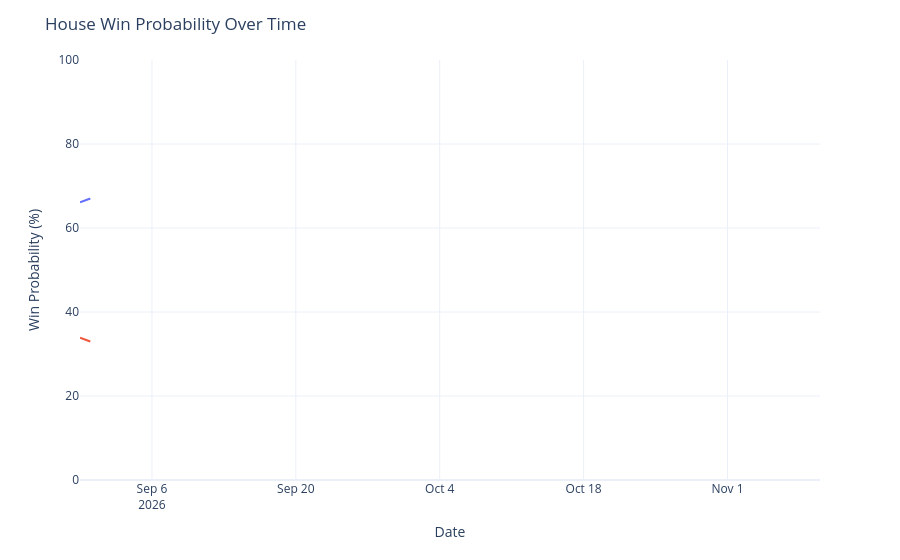

The cell this chart's notebook holds for it:
### Code cell
chance_over_time = output_ts[(output_ts['geo'] == 'US House') &
                             (output_ts['type'] == 'chance')]
chance_over_time['rep_chance'] = chance_over_time['y'].map(lambda x: 100 - x)
chance_over_time = chance_over_time.rename({'y': 'Democrats', 'rep_chance': 'Republicans'}, axis=1)
chance_time_ser = px.line(chance_over_time, x='date', y=['Democrats', 'Republicans'], template='plotly_white')
chance_time_ser.update_traces(hovertemplate="%{y:.1f}%")
chance_time_ser.update_layout(
    xaxis=dict(range=[pd.to_datetime('2026-08-30'), pd.to_datetime('2026-11-10')]),
    yaxis=dict(range=[0, 100]),
    xaxis_title='Date',
    yaxis_title='Win Probability (%)',
    title=dict(text="House Win Probability Over Time"),
    hovermode="x",
    showlegend=False
)
chance_time_ser

### Figure 1 — Plotly figure (JSON) as saved in the notebook; plotly's stock layout.template omitted (floating-point values rounded to 4 significant figures)
{"data": [{"hovertemplate": "%{y:.1f}%", "legendgroup": "Democrats", "line": {"color": "#636efa", "dash": "solid"}, "marker": {"symbol": "circle"}, "mode": "lines", "name": "Democrats", "orientation": "v", "showlegend": true, "type": "scatter", "x": ["2026-08-30", "2026-08-31"], "xaxis": "x", "y": [66.12, 67.02], "yaxis": "y"}, {"hovertemplate": "%{y:.1f}%", "legendgroup": "Republicans", "line": {"color": "#EF553B", "dash": "solid"}, "marker": {"symbol": "circle"}, "mode": "lines", "name": "Republicans", "orientation": "v", "showlegend": true, "type": "scatter", "x": ["2026-08-30", "2026-08-31"], "xaxis": "x", "y": [33.88, 32.98], "yaxis": "y"}], "layout": {"hovermode": "x", "legend": {"title": {"text": "variable"}, "tracegroupgap": 0}, "margin": {"t": 60}, "showlegend": false, "title": {"text": "House Win Probability Over Time"}, "xaxis": {"anchor": "y", "domain": [0, 1], "range": ["2026-08-30T00:00:00", "2026-11-10T00:00:00"], "title": {"text": "Date"}}, "yaxis": {"anchor": "x", "domain": [0, 1], "range": [0, 100], "title": {"text": "Win Probability (%)"}}}}
